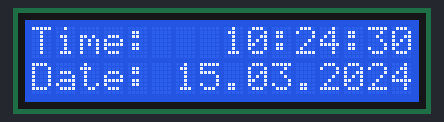
This sketch was run on a simulated Arduino Uno, built with avr-gcc and run on an emulated ATmega328P. Shown: 16×2 character LCD. The local clock reads 2024-03-15 10:24:30 at power-on unless the sketch sets it; what the sketch prints to the serial monitor is not drawn.

Above: at 0.1 s.
At 4.1 s:
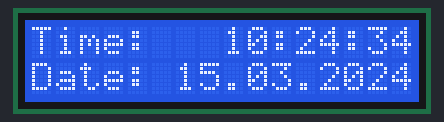
At 10.1 s:
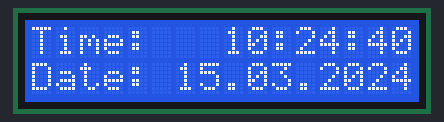
At 19.1 s:
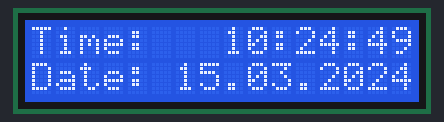
At 28.1 s:
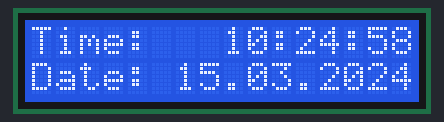
At 38.1 s:
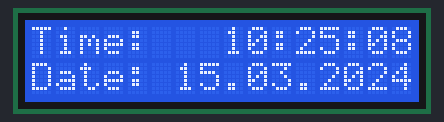

Measured:
- what the display in image 1 shows lasts 1.0 s, from 4.1 s to 5.1 s

The sketch:

Code.ino
```cpp
// hd44780 auto-detects the LCD's I2C address, we don't need to enter the address manually

#include <Wire.h>
#include <hd44780.h>
#include <hd44780ioClass/hd44780_I2Cexp.h>
#include <RTClib.h>

hd44780_I2Cexp lcd;   // no address needed, it is detected automatically
RTC_DS3231 rtc;

void setup() {
  Serial.begin(9600);
  Wire.begin();

  int status = lcd.begin(16, 2);
  if (status) {
    // LCD not found: blinks the built-in LED
    hd44780::fatalError(status);
  }
  lcd.clear();

  if (!rtc.begin()) {
    lcd.print(F("RTC not found!"));
    while (1);
  }

  // If the RTC lost power or was never set, set it to the compile time
  if (rtc.lostPower()) {
    rtc.adjust(DateTime(F(__DATE__), F(__TIME__)));
  }
}

void loop() {
  static int lastSecond = -1;
  DateTime now = rtc.now();

  if (now.second() != lastSecond) {
    lastSecond = now.second();

    char line1[21];
    char line2[21];

    snprintf(line1, sizeof(line1), "Time:   %02u:%02u:%02u",
             (unsigned)now.hour(), (unsigned)now.minute(), (unsigned)now.second());
    snprintf(line2, sizeof(line2), "Date: %02u.%02u.%04u",
             (unsigned)now.day(), (unsigned)now.month(), (unsigned)now.year());

    lcd.setCursor(0, 0);
    lcd.print(line1);
    lcd.setCursor(0, 1);
    lcd.print(line2);

    Serial.println(line1);
    Serial.println(line2);
  }

  delay(100);
}
```
